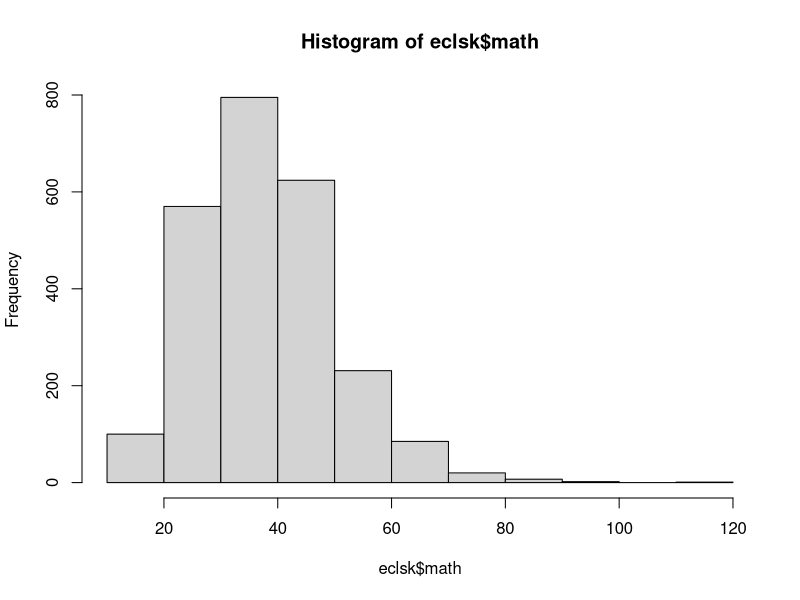
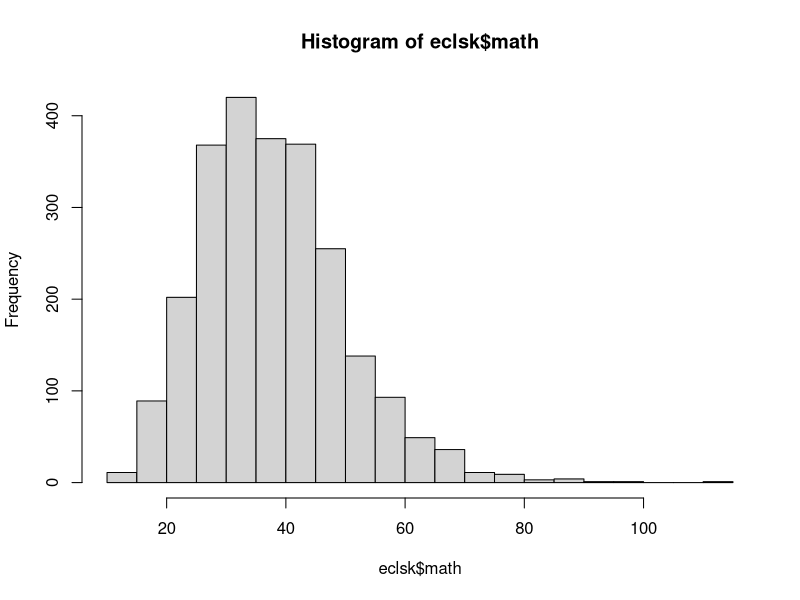
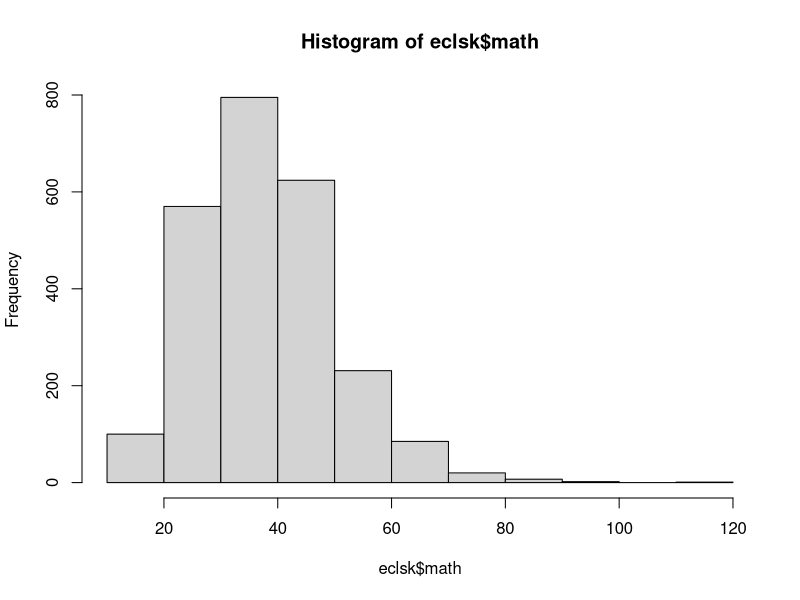
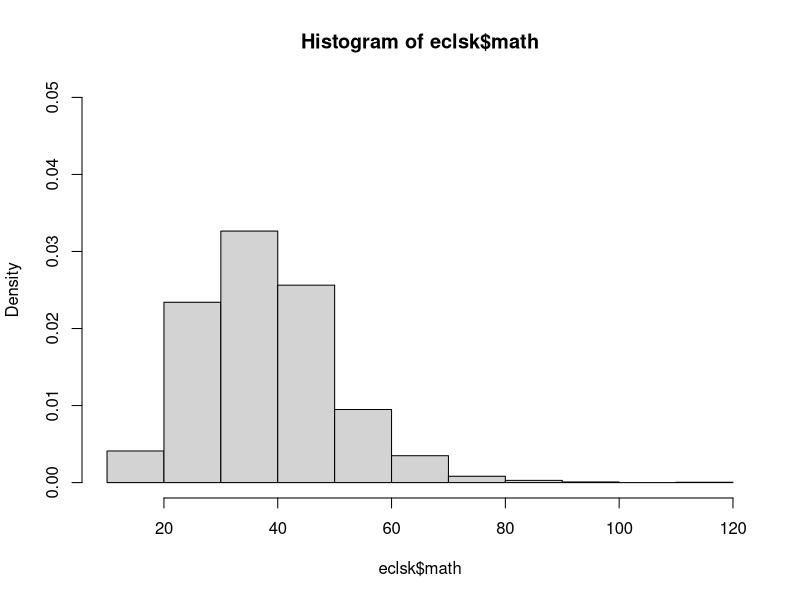
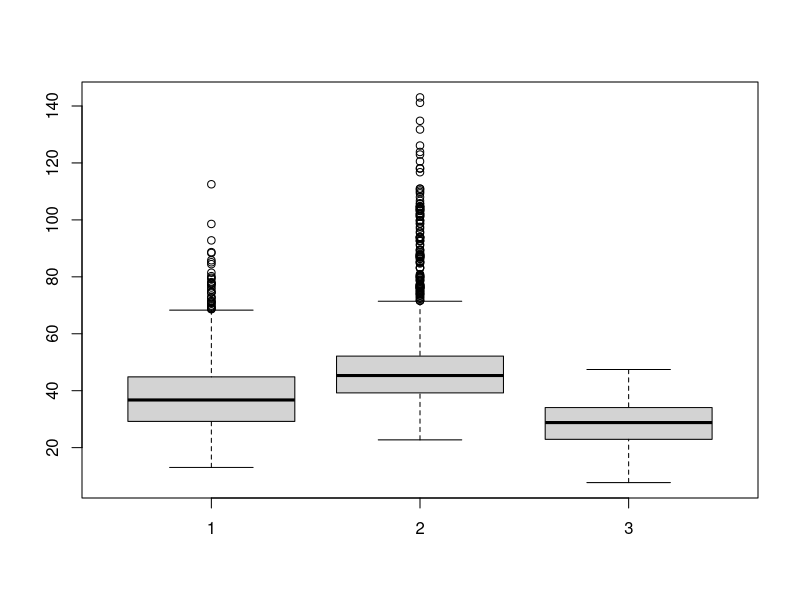

Generate these figures, in order, with R: (Note: this script raises an error after producing the figures.)
#########################################################################################################
####################################### RSCH 8120: Assumptions  #########################################
#########################################################################################################
####----------------------------------####
# Date: Oct, 2023
#clean environment
# rm(list=ls(all=TRUE))

####--------------------------------------------------------------------####
### Part I: Set-up...run this before starting other parts
#Packages

library(psych)
library(foreign)
library(car)

# Importing a .csv file
# 1) For ease make sure the file is in your Working Directory (with your script and other R files).
# 2) Import the data and save as an object
eclsk <- read.csv("eclsk.csv") #NOTE: it must be in quotes and have .csv
hayden2005 <-read.spss("Hayden_2005.sav", to.data.frame=TRUE)
bp2000 <-read.spss("baguley_payne_2000.sav", to.data.frame=TRUE)

##This gets rid of scientific notation if you don't like it.
options(scipen=999)


####-------------####
### Assumptions
# We need to test model assumptions before the model building. 
# Statistical assumptions are about the world being modeled: the distribution of variables (normal distribution or not); type of relationship between variables (linear or robust); behavior of variables in different groups: type of variables.


####--------------------------------------------------------------------####
### Part I: Detect and Assess Assumptions

###------------### Tool#1: Descriptive statistics: mean, median, mode, max, min, standard deviation.
# Descriptive statistics summary() is adequate but I like the describe() function in the psych package
# Install and load the psych package then try each
# Find and understand measures of central tendency and variability
# Look for weird missing values (too many...none?)

summary(eclsk)
describe(eclsk)


###------------### Tool #2: Graphical Methods:histogram, frequency plots/bar graph, box plot, Q-Q- plot, scatter plot
#--- Histograms---
hist(eclsk$math)
hist(eclsk$math, breaks = 16)

# Frequency vs. Probability Density
hist(eclsk$math)
hist(eclsk$math, freq = FALSE, ylim = c(0,0.05))


#--- Box plots---
boxplot(eclsk$math,eclsk$read,eclsk$gen)

boxplot(eclsk$parent.ed.cat) # Problem?

#--- QQ plots --- Normality. Q-Q- plot is to compare sample distribution to theory distribution.
# First need to complete analysis (get regression model object)
lin.model <- lm (math~read,eclsk)
lin.model.residuals<-lin.model$residuals

# Basic QQplot using residuals
qqnorm(lin.model.residuals)
#Data should roughly follow the line throughout for normality
#Can also check residuals for approximate normality:
hist(lin.model.residuals,breaks = 24)

#--- Scatter Plots --- Linearity & constant variance
plot(eclsk$read,eclsk$math)

with(eclsk,plot(read, math))
abline(lm (math~read,eclsk))


#--- Scatter Plots --- Homogeneity of Variance and others 
#plot studentized residuals vs. fitted values
studentized.residuals <- rstudent(lin.model)
fitted.values <- fitted(lin.model)
plot(fitted.values, studentized.residuals)
abline(h=0)
# you are looking for values that are relatively evenly spread across fitted values
# patterns/fan shape suggest heterogeneity of variance 

## Usually for a regression model, we 1) check the normality with Q-Q- plot/Normality probability plot; 2) use scatter plot to check the linearity and constant variance.

####----For some statistical model and their assumptions----####
#1) t-test:
## Assumptions are: 1) normality distribution of quantitative variables; 2) continuity of variable; 3) homoscedasticity, that the variable of residue is the same; 4) independence.
## method: histogram (for normal distribution); weich's t-test.

#2) Pearson correlation:
## assumption: 1) continuous variables; 2) no outliers, which may reduce/inflate r; 3) normality of variables; 4) linearity;
## method: spearson's correlation; scatter plot.

#3) Simple linear regression:
## assumptions are: 1) linearity; 2) homoscedasticity; 3) independence, that the individual outcome doesn't depend on other variables. 4) normality
## method: scatter plot; Q-Q- plot.


